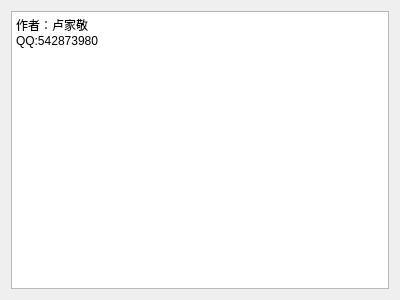
<?xml version="1.0" encoding="UTF-8"?>
<ui version="4.0">
 <class>DlgAbout</class>
 <widget class="QDialog" name="DlgAbout">
  <property name="geometry">
   <rect>
    <x>0</x>
    <y>0</y>
    <width>400</width>
    <height>300</height>
   </rect>
  </property>
  <property name="windowTitle">
   <string>关于</string>
  </property>
  <layout class="QGridLayout" name="gridLayout">
   <item row="0" column="0">
    <widget class="QTextEdit" name="textEdit">
     <property name="readOnly">
      <bool>true</bool>
     </property>
     <property name="html">
      <string>&lt;!DOCTYPE HTML PUBLIC &quot;-//W3C//DTD HTML 4.0//EN&quot; &quot;http://www.w3.org/TR/REC-html40/strict.dtd&quot;&gt;
&lt;html&gt;&lt;head&gt;&lt;meta name=&quot;qrichtext&quot; content=&quot;1&quot; /&gt;&lt;style type=&quot;text/css&quot;&gt;
p, li { white-space: pre-wrap; }
&lt;/style&gt;&lt;/head&gt;&lt;body style=&quot; font-family:'SimSun'; font-size:9pt; font-weight:400; font-style:normal;&quot;&gt;
&lt;p style=&quot; margin-top:0px; margin-bottom:0px; margin-left:0px; margin-right:0px; -qt-block-indent:0; text-indent:0px;&quot;&gt;作者：卢家敬&lt;/p&gt;
&lt;p style=&quot; margin-top:0px; margin-bottom:0px; margin-left:0px; margin-right:0px; -qt-block-indent:0; text-indent:0px;&quot;&gt;QQ:542873980&lt;/p&gt;&lt;/body&gt;&lt;/html&gt;</string>
     </property>
    </widget>
   </item>
  </layout>
 </widget>
 <resources/>
 <connections/>
</ui>
